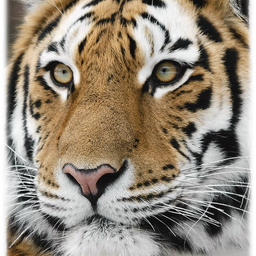
#> input picture libraries/pillow/images/256x256_tiger.png, 256 x 256 px, found by its file name
$ jupyter execute pillow_start.ipynb
#> lines starting #> are read from the running program, lines starting #| are printed output that depends on the picture; after the words box and inside, x2 and y2 are one past the last pixel; in counts of white or black regions, pixels touching at a corner belong together
[cell 1]
import matplotlib.pyplot as plt
import numpy as np
from PIL import Image
import random

filename = r"C:\Users\ZiganshinShamil\Desktop\Study\Machine learning start\libraries\pillow\images\256x256_tiger.png"

with Image.open(filename) as img:
#> img is the input picture: PIL image 256x256 RGB; mean R, G, B 150.1, 138.8, 123.4
    img.load()

img

## Дискретизация сигнала
– разбиение непрерывного сигнала на «выборки» (sampling, sampling rate)

256×256 → 128×128 → 64×64 → 8×8

Идея: берём непрерывное изображение и выбираем только определённые точки (пиксели) через равные интервалы.

[cell 2]
#arr[start:stop:step]
#arr[строки, столбцы]

arr = np.array(img)
arr.shape

# Уменьшим изобардение до 128 x 128
step = 2
sampled_128x128 = arr[::step, ::step]
img_sampled_128x128 = Image.fromarray(sampled_128x128) # объект изображения из массива numpy

# Уменьшим изобардение до 128 x 128
step = 4
sampled_64x64 = arr[::step, ::step]
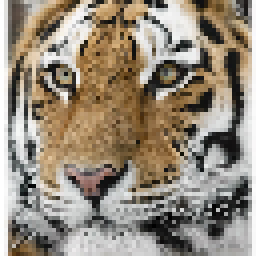
#> sampled_64x64: shape (64, 64, 3) (shown 4 times larger); mean R, G, B 149.1, 137.8, 122.3
img_sampled_64x64 = Image.fromarray(sampled_64x64)

# Уменьшим изобардение до 128 x 128
step = 8
sampled_32x32 = arr[::step, ::step]
img_sampled_32x32 = Image.fromarray(sampled_32x32)

print("Размеры оригинального изображения: ", arr.shape)
#| Размеры оригинального изображения:  (256, 256, 3)
print("Sampling с шагом 2 : ", sampled_128x128.shape)
#| Sampling с шагом 2 :  (128, 128, 3)
print("Sampling с шагом 4 : ", sampled_64x64.shape)
#| Sampling с шагом 4 :  (64, 64, 3)
print("Sampling с шагом 8 : ", sampled_32x32.shape)
#| Sampling с шагом 8 :  (32, 32, 3)

plt.figure(figsize=(12, 3)) # размеры в дюймах

plt.subplot(1, 4, 1)
plt.imshow(img, cmap="gray") # говорим что оно черно-белое
plt.title("Original")
plt.axis("off")

plt.subplot(1, 4, 2) # первые два числа говорят о том насколько мы делим нашу карту, а третья говорит в какой номер запихнуть изображение
plt.imshow(img.resize((128, 128)), cmap="gray")
plt.title("Sampled 128 x 128")
plt.axis("off")

plt.subplot(1, 4, 3)
plt.imshow(img_sampled_64x64, cmap="gray")
plt.title("Sampled 64 x 64")
plt.axis("off")

plt.subplot(1, 4, 4)
plt.imshow(img_sampled_32x32, cmap="gray")
plt.title("Sampled 32 x 32")
plt.axis("off")

plt.show()

# но базово делается это через
# img.resize((128, 128))

## Quantization (квантование)

Аналогия: У тебя есть коробка с 1000 разных мелков (исходное изображение). Тебе говорят: «Оставь только 16 самых нужных, а всё остальное рисуй ими». Ты выкидываешь 984 мелка и рисуешь картину только 16-ю. Детализация хуже, возможны пятна одного цвета, но картинка в целом узнаваема и весит в разы меньше. Это и есть квантование.

Квантование выборки – кодирование аналогового сигнала в дискретные величины (quantization)

[cell 3]
# 2 Конвертируем в режим, который поддерживает квантование

# Квантование до 64 цветов
img_quantized_2 = img.convert('P', palette=Image.Palette.ADAPTIVE, colors=2)
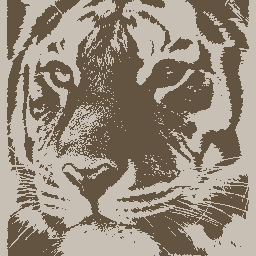
#> img_quantized_2: PIL image 256x256 P; mean R, G, B 150.5, 139, 124.1
img_quantized_3 = img.convert('P', palette=Image.Palette.ADAPTIVE, colors=3)
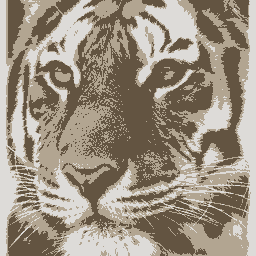
#> img_quantized_3: PIL image 256x256 P; mean R, G, B 156.2, 145.2, 129.8
img_quantized_4 = img.convert('P', palette=Image.Palette.ADAPTIVE, colors=4)
img_quantized_8 = img.convert('P', palette=Image.Palette.ADAPTIVE, colors=8)
img_quantized_16 = img.convert('P', palette=Image.Palette.ADAPTIVE, colors=16)
img_quantized_256 = img.convert('P', palette=Image.Palette.ADAPTIVE, colors=256)

[cell 4]
plt.figure(figsize=(8, 6)) # размеры в дюймах

plt.subplot(2, 3, 1)
plt.imshow(img_quantized_2)
plt.title("2 цвета")
plt.axis("off")

plt.subplot(2, 3, 2)
plt.imshow(img_quantized_3)
plt.title("3 цвета")
plt.axis("off")

plt.subplot(2, 3, 3)
plt.imshow(img_quantized_4)
plt.title("4 цвета")
plt.axis("off")

plt.subplot(2, 3, 4)
plt.imshow(img_quantized_8)
plt.title("8 цвета")
plt.axis("off")

plt.subplot(2, 3, 5)
plt.imshow(img_quantized_16)
plt.title("16 цвета")
plt.axis("off")

plt.subplot(2, 3, 6)
plt.imshow(img_quantized_256)
plt.title("256 цвета")
plt.axis("off")
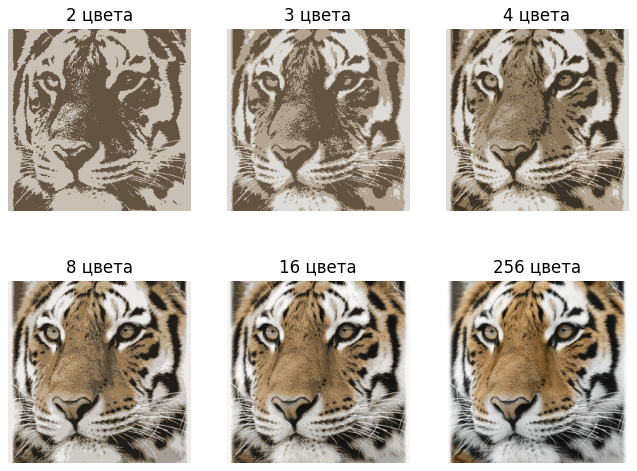
#> figure drawn by matplotlib, 6 panels

## Преобразование в оттенки серого

[cell 5]
r, g, b = img.split()

r_arr = np.array(r, dtype=np.float32)
g_arr = np.array(g, dtype=np.float32)
b_arr = np.array(b, dtype=np.float32)

gray_arr = ((r_arr + g_arr + b_arr) / 3).astype(np.uint8)

# .astype это преобразование типа данных. Из дробных чисел (float) в целые беззнаковые
# 8-битные (0-255), которые понимает PIL для изображений

img_gray = Image.fromarray(gray_arr, mode='L') # здесь L говорит о том что не нужно ничего преобразовывать, наши данные уже 8-битные

img_gray

## Fixed Thresholding (Пороговая бинаризация)

всё, что светлее порога, становится белым, всё темнее — чёрным

Сначала сделаем изображение черно-белым

У меня есть цветной пиксель: (R, G, B), где каждый компонент от 0 до 255.

(R+G+B)/3

[cell 6]
r, g, b = img.split()

r_arr = np.array(r, dtype=np.float32)
g_arr = np.array(g, dtype=np.float32)
b_arr = np.array(b, dtype=np.float32)

gray_arr = ((r_arr + g_arr + b_arr) / 3).astype(np.uint8)

# .astype это преобразование типа данных. Из дробных чисел (float) в целые беззнаковые
# 8-битные (0-255), которые понимает PIL для изображений

img_gray = Image.fromarray(gray_arr, mode='L') # здесь L говорит о том что не нужно ничего преобразовывать, наши данные уже 8-битные

# 3. Бинаризация: всё что >= порога = белое (255), остальное = чёрное (0)
binary_image_256 = img_gray.point(lambda x: 255 if x >= 256 else 0) # 256 128 64 32 - средние значения
#> binary_image_256: PIL image 256x256 L; every value is 0
binary_image_128 = img_gray.point(lambda x: 255 if x >= 128 else 0)
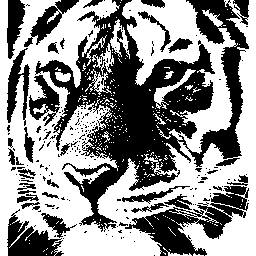
#> binary_image_128: PIL image 256x256 L; 56.2% white; 211 black regions (175 under 20 px), largest, box (x1, y1, x2, y2) and area: (35, 0, 249, 232) 17818, (125, 186, 249, 256) 3177, (7, 209, 64, 256) 1336
binary_image_64 = img_gray.point(lambda x: 255 if x >= 64 else 0)
#> binary_image_64: PIL image 256x256 L; 84.4% white; 318 black regions (256 under 20 px), largest, box (x1, y1, x2, y2) and area: (201, 48, 242, 158) 1377, (138, 211, 198, 252) 998, (133, 60, 194, 108) 738
binary_image_32 = img_gray.point(lambda x: 255 if x >= 32 else 0)
#> binary_image_32: PIL image 256x256 L; 92% white; 239 black regions (196 under 20 px), largest, box (x1, y1, x2, y2) and area: (223, 49, 241, 115) 476, (201, 130, 238, 157) 471, (147, 215, 184, 250) 448

plt.figure(figsize=(12, 3)) # размеры в дюймах

plt.subplot(1, 4, 1)
plt.imshow(binary_image_256, cmap="gray")
plt.title("256")
plt.axis("off")

plt.subplot(1, 4, 2)
plt.imshow(binary_image_128, cmap="gray")
plt.title("128")
plt.axis("off")

plt.subplot(1, 4, 3)
plt.imshow(binary_image_64, cmap="gray")
plt.title("64")
plt.axis("off")

plt.subplot(1, 4, 4)
plt.imshow(binary_image_32, cmap="gray")
plt.title("32")
plt.axis("off")

## Random Thresholding

[cell 7]
# 3. Бинаризация: всё ч
# то >= порога = белое (255), остальное = чёрное (0)
binary_image_random = img_gray.point(lambda x: 255 if x >= random.randint(0, 255) else 0)
#> binary_image_random: PIL image 256x256 L; 56.9% white; black in thin lines or dots

binary_image_random

## Дизеринг Байера

Bayer2 = [[0, 2],
          [3, 1]]

Выражение i % n, j % n

% n = остаток от деления

Для 2×2 матрицы n=2, так что остаток всегда 0 или 1

Это позволяет повторять матрицу на всю картинку:

i=0 → i%n = 0

i=1 → i%n = 1

i=2 → i%n = 0

i=3 → i%n = 1

То же самое с j.

Таким образом можем одновременно проходит и по нащему массиву(изображению) и по матрице байера

[cell 8]
# Сделаем серое изображение с разрешением 256 и 64
# 256
r, g, b = img.split()
r_arr = np.array(r, dtype=np.float32)
g_arr = np.array(g, dtype=np.float32)
b_arr = np.array(b, dtype=np.float32)

gray_arr = ((r_arr + g_arr + b_arr) // 3).astype(np.uint8)
img_gray_256 = Image.fromarray(gray_arr, mode='L')


# 64
r, g, b = img_sampled_64x64.split()
#> r: PIL image 64x64 L
#> g: PIL image 64x64 L
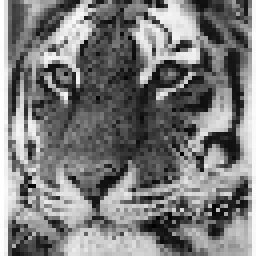
#> b: PIL image 64x64 L (shown 4 times larger); min 0, max 255, mean 122.3
r_arr = np.array(r, dtype=np.float32)
#> r_arr: shape (64, 64) float32
g_arr = np.array(g, dtype=np.float32)
#> g_arr: shape (64, 64) float32
b_arr = np.array(b, dtype=np.float32)
#> b_arr: shape (64, 64) float32

gray_arr = ((r_arr + g_arr + b_arr) // 3).astype(np.uint8)
#> gray_arr: shape (64, 64)
img_gray_64 = Image.fromarray(gray_arr, mode='L')

[cell 9]
# Определяем матрицу 2x2
m_2x2 = np.array([[0, 2],
                  [3, 1]])


def bayer(img_, k):
    # ----------------
    # Для любого разрешениz
#> called with k = 5
    arr_256 = np.array(img_, dtype=np.float32)

    dithered_256 = np.zeros_like(arr_256, dtype=np.uint8)

    for y in range(arr_256.shape[0]):
        for x in range(arr_256.shape[1]):
            if arr_256[y, x] * k / 256 > m_2x2[y % 2, x % 2]:
                dithered_256[y, x] = 255
            else:
                dithered_256[y, x] = 0
#> dithered_256: shape (64, 64); 73.6% white; black in thin lines or dots

    return Image.fromarray(dithered_256, mode="L")

# 5
img_dithered_64_5 = bayer(img_gray_64, k=5)
img_dithered_256_5 = bayer(img_gray_256, k=5)
#> after the loop in bayer (call 2), `for y in range(arr_256.shape[0]):`: dithered_256: shape (256, 256); 74.7% white; black in thin lines or dots

# 3
img_dithered_64_3 = bayer(img_gray_64, k=3)
#> after the loop in bayer (call 3), `for y in range(arr_256.shape[0]):`: dithered_256: shape (64, 64); 53% white; black in thin lines or dots
img_dithered_256_3 = bayer(img_gray_256, k=3)
#> call 4 of bayer, with k = 3
#> after the loop in bayer (call 4), `for y in range(arr_256.shape[0]):`:
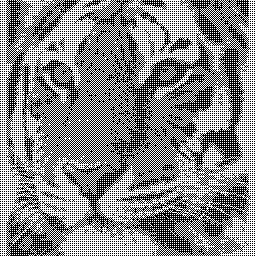
#> dithered_256: shape (256, 256); 52.8% white; black in thin lines or dots

# 10
img_dithered_64_10 = bayer(img_gray_64, k=10)
#> after the loop in bayer (call 5), `for y in range(arr_256.shape[0]):`: dithered_256: shape (64, 64); 90% white; black in thin lines or dots
img_dithered_256_10 = bayer(img_gray_256, k=10)
#> after the loop in bayer (call 6), `for y in range(arr_256.shape[0]):`:
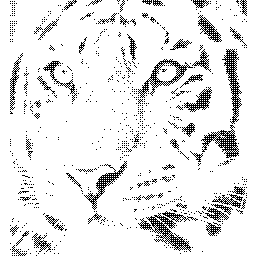
#> dithered_256: shape (256, 256); 90.5% white; black in thin lines or dots

# ----------------
# Визуализация джл 5
plt.figure(figsize=(6, 9))

plt.subplot(3, 2, 1)
plt.imshow(img_dithered_256_3, cmap="gray")
plt.title("256, k=3")
plt.axis("off")

plt.subplot(3, 2, 2)
plt.imshow(img_dithered_64_3, cmap="gray")
plt.title("64, k=3")
plt.axis("off")

plt.subplot(3, 2, 3)
plt.imshow(img_dithered_256_5, cmap="gray")
plt.title("256, k=5")
plt.axis("off")

plt.subplot(3, 2, 4)
plt.imshow(img_dithered_64_5, cmap="gray")
plt.title("64, k=5")
plt.axis("off")

plt.subplot(3, 2, 5)
plt.imshow(img_dithered_256_10, cmap="gray")
plt.title("256, k=10")
plt.axis("off")

plt.subplot(3, 2, 6)
plt.imshow(img_dithered_64_10, cmap="gray")
plt.title("64, k=10")
plt.axis("off")

arr_256 / 256 → переводит значение примерно в диапазон [0, 1)

k → коэффициент усиления (обычно k ∈ [1..5])

[cell 10]
# Демонстрация
img_dithered_256_5.show()

### Дизеринг с рассеянием ошибки по алгоритму Floyd-Steinberg

[cell 11]
def floyd_steinberg_custom(img_):
    arr_256 = np.array(img_, dtype=np.float32)
    dithered_256 = np.zeros_like(arr_256, dtype=np.uint8)
    h, w = arr_256.shape
#> h = 256; w = 256

    for y in range(h):
        for x in range(w):
            old_pixel = arr_256[y, x]
            new_pixel = 255 if old_pixel > 127 else 0
            dithered_256[y, x] = new_pixel
            error = old_pixel - new_pixel

            if x + 1 < w:
                arr_256[y, x + 1] += error * 3 / 8

            if y + 1 < h:
                arr_256[y + 1, x] += error * 3 / 8

                if x + 1 < w:
                    arr_256[y + 1, x + 1] += error * 2 / 8
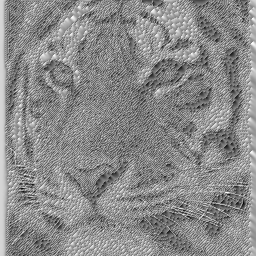
#> arr_256: shape (256, 256) float32; min -91.88, max 321.6, mean 132.4; drawn with min black and max white
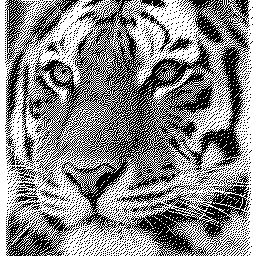
#> dithered_256: shape (256, 256); 53.9% white; black in thin lines or dots

    return Image.fromarray(dithered_256, mode="L")


img_mat = floyd_steinberg_custom(img_gray_256)
img_mat
